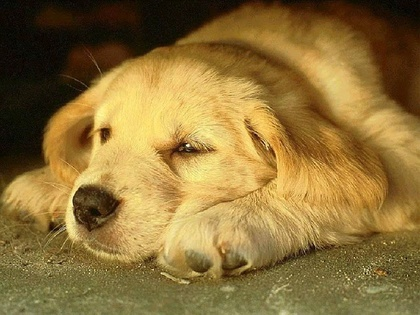
%> input picture Image_Processing_prt3/pies.jpg, 420 x 315 px, shrunk from 640 x 480 before the run
$ octave zad1_4.m   (GNU Octave 9; MATLAB toolbox functions it lacks are replaced by stand-ins)
%> lines starting %> are read from the running program, lines starting %| are printed output that depends on the picture
clc
clear all
close all

y = imfinfo('pies.jpg');
im = imread('pies.jpg');
%> im is the input picture: size 315x420x3 uint8; mean R, G, B 141.5, 113.7, 56.8
img = rgb2gray(im);
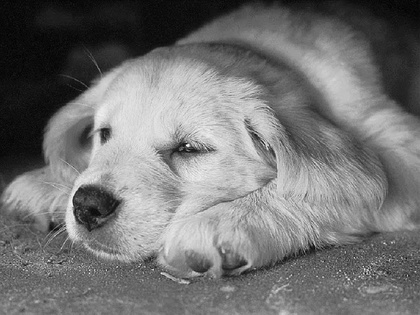
%> img: size 315x420 uint8; min 1, max 251, mean 115.5

Id = im2double(img);
[m,n] = size(Id);
%> m = 315; n = 420

%Rownanie s = c*(r^gamma)

c = 4; % im większe C tym obraz na koncu jasniejszy
g = [0.5 0.7 0.9 1 2 3 4 5 6]; %Gamma Array

    % dla g<1 - rozjasnienie dla g>1 - przyciemnienie

for r=1:length(g)
    for p=1:m
        for q=1:n
            Im2(p,q) = c*Id(p,q).^g(r);
        end
    end

figure(r)
subplot(1,2,1),imhist(mat2gray(Im2)); title('Image histogram'); xlabel('Gamma='),xlabel(g(r));
subplot(1,2,2),imshow(Im2); title('Power-law transformation'); xlabel('Gamma='),xlabel(g(r));

end
%> this loop made 9 passes
%> pass 1, `imshow(Im2)`:
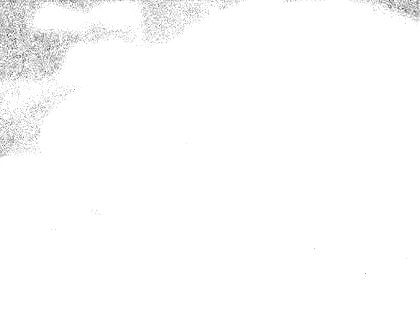
%> displayed picture: size 315x420, on the screen's scale of 0 to 255; min 64, max 255, mean 252.2
%> pass 1, `xlabel(g(r))`:
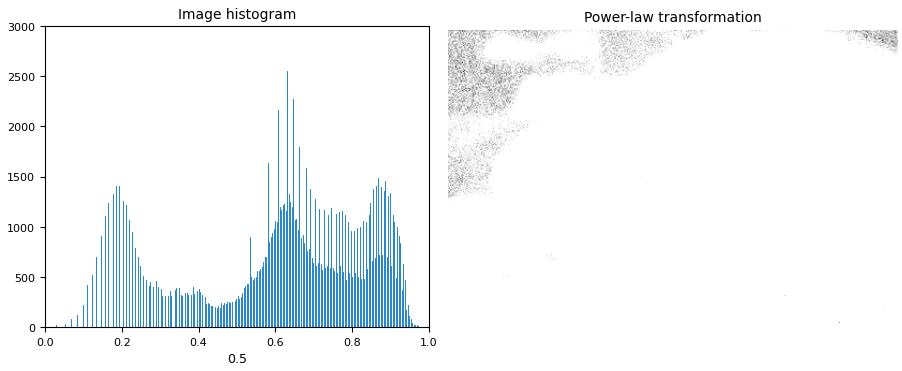
%> figure redrawn from the program's plot data, 2 panels
%> pass 2, `imshow(Im2)`:
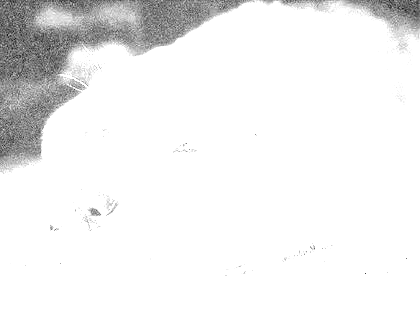
%> displayed picture: size 315x420, on the screen's scale of 0 to 255; min 21, max 255, mean 239.1
%> pass 2, `xlabel(g(r))`:
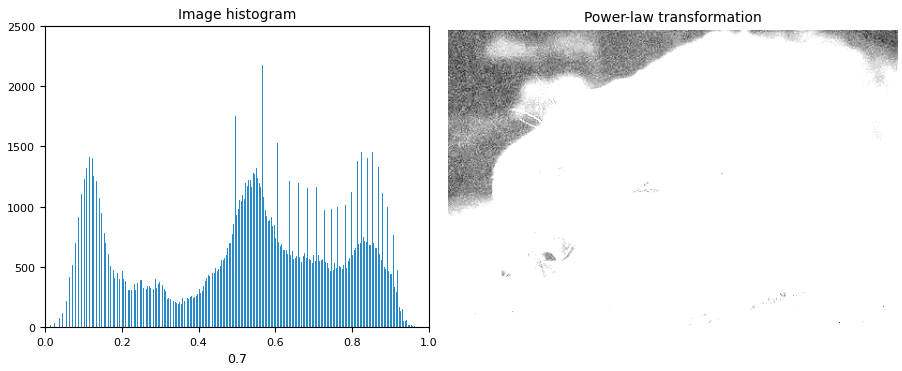
%> figure redrawn from the program's plot data, 2 panels
%> after the loop:
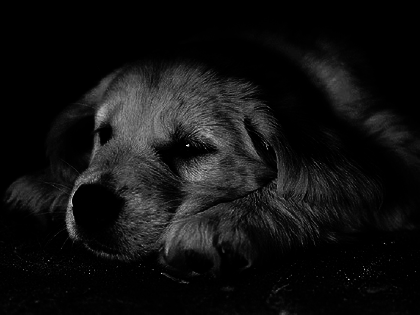
%> Im2: size 315x420 double; min 1.45e-14, max 3.64, mean 0.249; drawn with min black and max white
